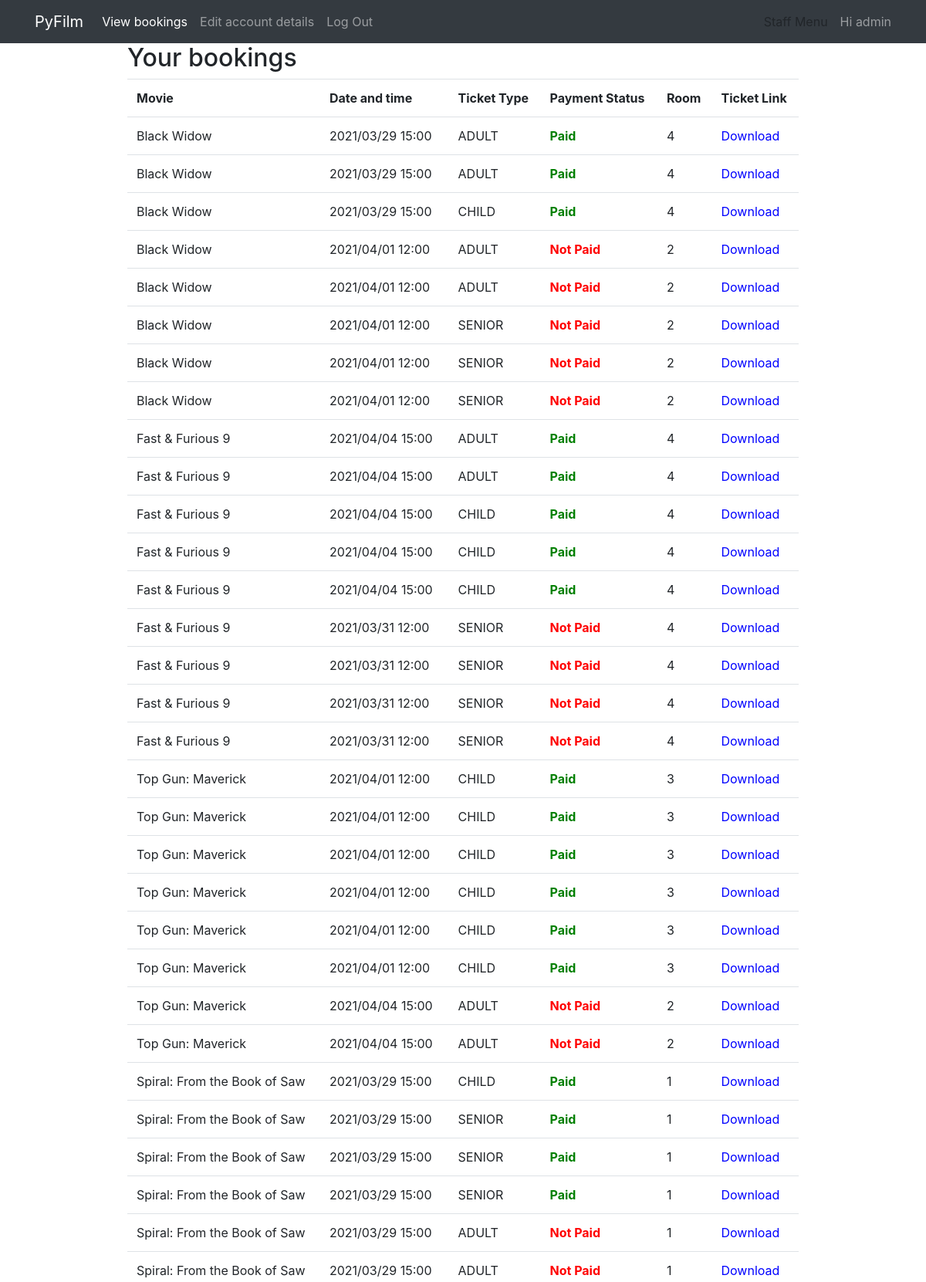
The page /customer/bookings/ (signed in, upper part) on the database its author committed.
### API/models.py (models this page shows, shortened)
class Reservation(models.Model):
    AD = "ADULT"
    CH = "CHILD"
    SE = "SENIOR"
    ST = "STUDENT"
    RES_CHOICES = [
        (AD, "Adult"),
        (CH, "Child"),
        (SE, "Senior"),
        (ST, "Student")
    ]
    objects = models.Manager()
    screening_id = models.ForeignKey('Screening', on_delete=models.CASCADE)
    reservation_type = models.CharField(max_length=32, null=False, blank=False,
                                        choices=RES_CHOICES, default=AD)
    reserved = models.BooleanField(default=False, null=False)
    reserved_date = models.DateTimeField(default=now, blank=False)
    price = models.IntegerField(default=0)
    lead_booking = models.ForeignKey('self', null=True, blank=True, on_delete=models.CASCADE)
    paid = models.BooleanField(default=False, null=False)
    cancelled = models.BooleanField(default=False, null=False)
    user_id = models.ForeignKey(User, on_delete=models.CASCADE, null=True, blank=True)
    qr_code = models.ImageField(upload_to='static/customer/img/qr_codes', blank=True)

class Screening(models.Model):
    objects = models.Manager()
    movie_id = models.ForeignKey('Movie', on_delete=models.CASCADE, null=True)
    room_id = models.ForeignKey('Room', on_delete=models.CASCADE)
    screening_start = models.DateTimeField(default=now)

class Movie(models.Model):
    objects = models.Manager()
    movie_id = models.AutoField(primary_key=True)
    title = models.CharField(max_length=256, null=False, blank=False)
    director = models.CharField(max_length=256, null=False, blank=False)
    cast_members = models.CharField(max_length=256, null=False, blank=False)
    description = models.TextField(null=False, blank=False)
    poster_img = models.ImageField(upload_to='static/customer/img/',
                                   default='static/customer/img/default_movie.jpg',
                                   blank=False, null=False)
    movie_duration = models.IntegerField(null=False, blank=False)  # in minutes
    tickets_sold = models.IntegerField(default=0)
    total_income = models.IntegerField(default=0)
    certificate = models.CharField(max_length=2, default="U", null=False, blank=False)

class Room(models.Model):
    objects = models.Manager()
    name = models.IntegerField()
    seats_no = models.IntegerField()
    def __str__(self):
        return str(self.name)

### customer/views.py (the view)
# urls.py: path('bookings/', render_bookings_view, name="bookings"),
def render_bookings_view(request):
    bookings = Reservation.objects.filter(user_id=request.user)
    context = {
        'bookings': bookings,
        'view_booking': "active",
    }
    return render(request, 'viewBookings.html', context)

### customer/templates/viewBookings.html
{% extends 'base.html' %}
{% load static %}
{% block content %}
<container>
    <div class="row w-75 mx-auto">
        <div class="col-lg">
            <h2>Your bookings</h2>
            <table class="table table-hover">
                <tr>
                    <th>Movie</th>
                    <th>Date and time</th>
                    <th>Ticket Type</th>
                    <th> Payment Status</th>
                    <th>Room</th>
                    <th>Ticket Link</th>
                </tr>
                {% for booking in bookings %}
                <tr>
                    <td>{{ booking.screening_id.movie_id.title }}</td>
                    <td>{{ booking.screening_id.screening_start | date:'Y/m/d H:i'}}
                    </td>
                    <td>{{ booking.reservation_type }}</td>
                    <td data-status="{{ booking.paid }}" class="payment"></td>
                    <td>{{ booking.screening_id.room_id }}</td>
                    <td><a
                            href="{% get_static_prefix %}customer/tickets/ticket{{ booking.pk }}.pdf"
                            style="color:blue;" download>Download</a></td>
                    {% endfor %}
            </table>
        </div>
    </div>
</container>
{% endblock %}

### customer/templates/base.html (shortened to what this page needs)
<!doctype html>
<html lang="en">
<head>
    <link rel="stylesheet" href="https://maxcdn.bootstrapcdn.com/bootstrap/4.0.0/css/bootstrap.min.css"
>
    {% load static %}
    <link rel="stylesheet" href="{% static 'customer/css/style.css' %}">
</head>
<body>
<nav class="navbar sticky-top navbar-expand-lg navbar navbar-dark bg-dark">
    <div class="container">
        <a class="navbar-brand" href="/customer">PyFilm</a>
        <div class="collapse navbar-collapse" id="navbarSupportedContent">
            <ul class="navbar-nav mr-auto">
                {% if user.is_authenticated %}
                <li>
                    <a class="nav-link {{ view_booking }}" href="{% url 'bookings' %}">View bookings</a>
                </li>
                <li>
                    <a class="nav-link {{ view_account }}" href="{% url 'account' %}">Edit account details</a>
                </li>
                <li>
                    <a class="nav-link" href="{% url 'logout' %}">Log Out</a>
                </li>
                {% endif %}
            </ul>
            <ul class="nav navbar-right">
                {% if user.is_staff%}
                {% if user.is_superuser%}
                    <li>
                        <a class="nav-link" href="/business"> Staff Menu</a>
                    </li>
                {% endif %}
                {% endif %}
                    <span class="navbar-text">
                        {% if user.is_authenticated %}
                            Hi {{ user.username }}
                        {% else %}
                            You are not logged in
                        {% endif %}
                    </span>
            </ul>
        </div>
    </div>
</nav>
<container>
    {% block content %}
    {% endblock %}
</container>
<br>
<br>
</body>
</html>

### static/customer/css/style.css (style rules this page uses)
a { text-decoration: none; color: inherit; }
* { -webkit-transition: 300ms; transition: 300ms; }
.payment[data-status="True"]:after { content : "Paid"; color : green; font-weight: bold; }
.payment[data-status="False"]:after { content : "Not Paid"; color : red; font-weight: bold; }

### rows shown on the page
Reservation: screening_id.movie_id "Black Widow", screening_id.screening_start "2021/03/29 15:00", reservation_type "ADULT", paid True (drawn), screening_id.room_id "4"
Reservation: screening_id.movie_id "Black Widow", screening_id.screening_start "2021/03/29 15:00", reservation_type "ADULT", paid True (drawn), screening_id.room_id "4"
Reservation: screening_id.movie_id "Black Widow", screening_id.screening_start "2021/03/29 15:00", reservation_type "CHILD", paid True (drawn), screening_id.room_id "4"
Reservation: screening_id.movie_id "Black Widow", screening_id.screening_start "2021/04/01 12:00", reservation_type "ADULT", paid False (drawn), screening_id.room_id "2"
Reservation: screening_id.movie_id "Black Widow", screening_id.screening_start "2021/04/01 12:00", reservation_type "ADULT", paid False (drawn), screening_id.room_id "2"
Reservation: screening_id.movie_id "Black Widow", screening_id.screening_start "2021/04/01 12:00", reservation_type "SENIOR", paid False (drawn), screening_id.room_id "2"
Reservation: screening_id.movie_id "Black Widow", screening_id.screening_start "2021/04/01 12:00", reservation_type "SENIOR", paid False (drawn), screening_id.room_id "2"
Reservation: screening_id.movie_id "Black Widow", screening_id.screening_start "2021/04/01 12:00", reservation_type "SENIOR", paid False (drawn), screening_id.room_id "2"
Reservation: screening_id.movie_id "Fast & Furious 9", screening_id.screening_start "2021/04/04 15:00", reservation_type "ADULT", paid True (drawn), screening_id.room_id "4"
Reservation: screening_id.movie_id "Fast & Furious 9", screening_id.screening_start "2021/04/04 15:00", reservation_type "ADULT", paid True (drawn), screening_id.room_id "4"
Reservation: screening_id.movie_id "Fast & Furious 9", screening_id.screening_start "2021/04/04 15:00", reservation_type "CHILD", paid True (drawn), screening_id.room_id "4"
Reservation: screening_id.movie_id "Fast & Furious 9", screening_id.screening_start "2021/04/04 15:00", reservation_type "CHILD", paid True (drawn), screening_id.room_id "4"
Reservation: screening_id.movie_id "Fast & Furious 9", screening_id.screening_start "2021/04/04 15:00", reservation_type "CHILD", paid True (drawn), screening_id.room_id "4"
Reservation: screening_id.movie_id "Fast & Furious 9", screening_id.screening_start "2021/03/31 12:00", reservation_type "SENIOR", paid False (drawn), screening_id.room_id "4"
Reservation: screening_id.movie_id "Fast & Furious 9", screening_id.screening_start "2021/03/31 12:00", reservation_type "SENIOR", paid False (drawn), screening_id.room_id "4"
Reservation: screening_id.movie_id "Fast & Furious 9", screening_id.screening_start "2021/03/31 12:00", reservation_type "SENIOR", paid False (drawn), screening_id.room_id "4"
Reservation: screening_id.movie_id "Fast & Furious 9", screening_id.screening_start "2021/03/31 12:00", reservation_type "SENIOR", paid False (drawn), screening_id.room_id "4"
Reservation: screening_id.movie_id "Top Gun: Maverick", screening_id.screening_start "2021/04/01 12:00", reservation_type "CHILD", paid True (drawn), screening_id.room_id "3"
Reservation: screening_id.movie_id "Top Gun: Maverick", screening_id.screening_start "2021/04/01 12:00", reservation_type "CHILD", paid True (drawn), screening_id.room_id "3"
Reservation: screening_id.movie_id "Top Gun: Maverick", screening_id.screening_start "2021/04/01 12:00", reservation_type "CHILD", paid True (drawn), screening_id.room_id "3"
Reservation: screening_id.movie_id "Top Gun: Maverick", screening_id.screening_start "2021/04/01 12:00", reservation_type "CHILD", paid True (drawn), screening_id.room_id "3"
Reservation: screening_id.movie_id "Top Gun: Maverick", screening_id.screening_start "2021/04/01 12:00", reservation_type "CHILD", paid True (drawn), screening_id.room_id "3"
Reservation: screening_id.movie_id "Top Gun: Maverick", screening_id.screening_start "2021/04/01 12:00", reservation_type "CHILD", paid True (drawn), screening_id.room_id "3"
Reservation: screening_id.movie_id "Top Gun: Maverick", screening_id.screening_start "2021/04/04 15:00", reservation_type "ADULT", paid False (drawn), screening_id.room_id "2"
Reservation: screening_id.movie_id "Top Gun: Maverick", screening_id.screening_start "2021/04/04 15:00", reservation_type "ADULT", paid False (drawn), screening_id.room_id "2"
Reservation: screening_id.movie_id "Spiral: From the Book of Saw", screening_id.screening_start "2021/03/29 15:00", reservation_type "CHILD", paid True (drawn), screening_id.room_id "1"
Reservation: screening_id.movie_id "Spiral: From the Book of Saw", screening_id.screening_start "2021/03/29 15:00", reservation_type "SENIOR", paid True (drawn), screening_id.room_id "1"
Reservation: screening_id.movie_id "Spiral: From the Book of Saw", screening_id.screening_start "2021/03/29 15:00", reservation_type "SENIOR", paid True (drawn), screening_id.room_id "1"
Reservation: screening_id.movie_id "Spiral: From the Book of Saw", screening_id.screening_start "2021/03/29 15:00", reservation_type "SENIOR", paid True (drawn), screening_id.room_id "1"
Reservation: screening_id.movie_id "Spiral: From the Book of Saw", screening_id.screening_start "2021/03/29 15:00", reservation_type "ADULT", paid False (drawn), screening_id.room_id "1"
Reservation: screening_id.movie_id "Spiral: From the Book of Saw", screening_id.screening_start "2021/03/29 15:00", reservation_type "ADULT", paid False (drawn), screening_id.room_id "1"

### other values the page prints
{{ user.username }} "admin"
